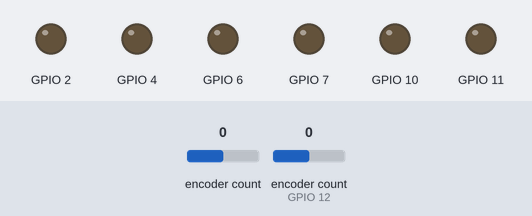
Simulated run of this program. Board: ESP32-C3. Parts: output pins drawn as LEDs (lit = HIGH). Inputs (shaded band) come from the test bench; at power-on: encoder count 0, encoder count (sensor on GPIO 12) 0. What the program prints to the serial monitor is not drawn.

Above: at 0.05 s.
At 0.57 s:
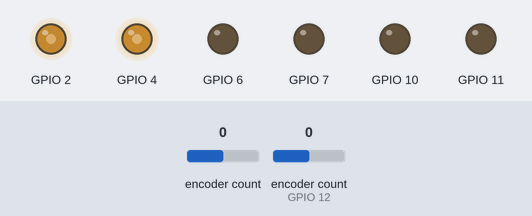
At 1.1 s:
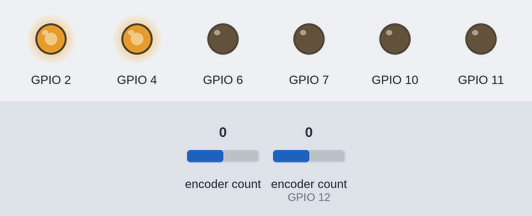
Timing chart, 0 to 2.6 s (numbered marks = the images above):
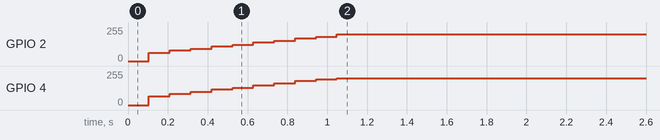

The program:

main.cpp
```cpp
#include "header.h"

TimerHandle_t PID_timer;

Encoder AEnc(0, 1);
Encoder BEnc(12, 18);
// Encoder CEnc(19, 13);
// Encoder DEnc(8, 8);

float AInput = 0, AOutput = 0, ASetpoint = 0;
float BInput = 0, BOutput = 0, BSetpoint = 0;
float Kp = 0.5, Ki = 1.5, Kd = 0;
float AOutputLimits_MAX = 60;
float BOutputLimits_MAX = 56;
QuickPID APID(&AInput, &AOutput, &ASetpoint);
QuickPID BPID(&BInput, &BOutput, &BSetpoint);

/*********************************setup**********************************/
void setup()
{

  Serial.begin(115200);
  int_motors();


  ASetpoint = 30.0;
  APID.SetTunings(Kp, Ki, Kd);
  APID.SetOutputLimits(0, AOutputLimits_MAX);
  APID.SetMode(APID.Control::automatic);

  BSetpoint = 30.0 ;
  BPID.SetTunings(Kp, Ki, Kd);
  BPID.SetOutputLimits(0, BOutputLimits_MAX);
  BPID.SetMode(BPID.Control::automatic);

  Serial.println("Setup success");
}

/************************************loop************************************/
void loop()
{
  AInput = (double)AEnc.readAndReset();
  BInput = (double)-BEnc.readAndReset();

  APID.Compute();
  BPID.Compute();
  // Serial.printf("%lf,%lf,%lf,%lf\n", AInput, BInput, AOutput, BOutput);
  set_A_pwm(map(AOutput, 0, AOutputLimits_MAX, 0, Amplitude));
  set_B_pwm(map(BOutput, 0, BOutputLimits_MAX, 0, Amplitude));
  delay(10);

}
```

header.h
```cpp
#ifndef __HEADER_H
#define __HEADER_H

#include <Arduino.h>
#include "motors.h"
#include <Encoder.h>
#include <QuickPID.h>

using namespace std;

#endif // !__HEADER_H
```

Measured:
- by itself, GPIO 2, GPIO 4: moves from 0/255 to 199/255 over 0.94 s
